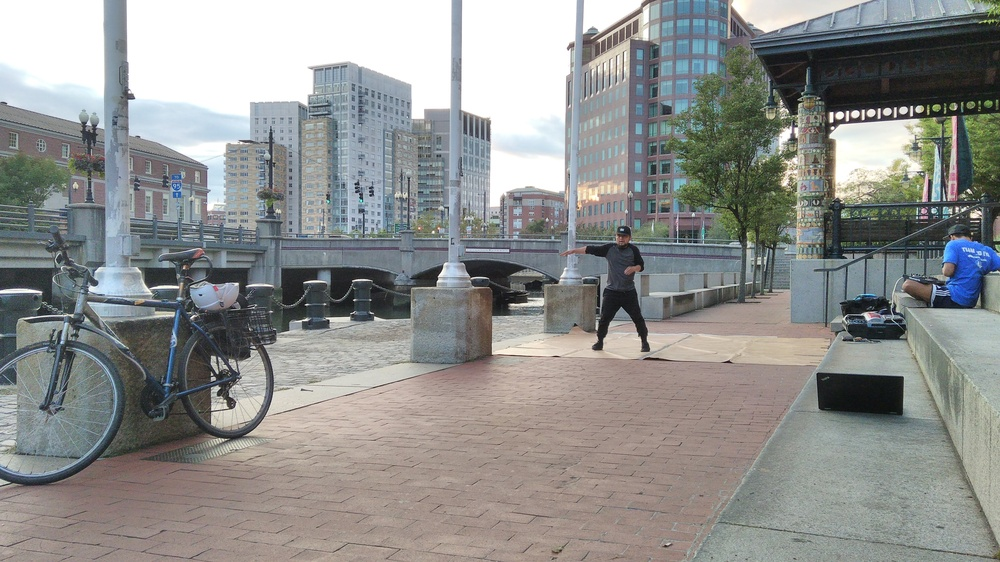
#> input picture project1-hybridimages-cancan233/questions/RISDance.jpg, 1000 x 562 px, shrunk from 3840 x 2160 before the run, found by its file name
$ jupyter execute --allow-errors project01_questions.ipynb
#> lines starting #> are read from the running program, lines starting #| are printed output that depends on the picture
# Project 1 - Questions

[cell 1]
from matplotlib.pyplot import imread, imshow
from scipy import ndimage
import numpy as np
import matplotlib.pyplot as plt

[cell 2]
img = imread("questions/RISDance.jpg")
#> img is the input picture: shape (562, 1000, 3); mean R, G, B 143.2, 144.5, 142.6

**Q1**: Explicitly describe image convolution: the input, the transformation, and the output. Why is it useful for computer vision?

**A1**:The convolution operation takes a filter F of size p x q and an image I of size m x n. It then uses the filter F to, for each pixel in image I, compute a weighted sum of the surrounding pixels. Convolutions of image data take the form: $y(r,c) = \sum_{i,j} I(i,j) F(r-i,c-j) $

Convolutions allows us to enhance images (e.g. denoising, increase contrast, resizing, etc.), extract information from images (e.g. texture, edges, distinctive points, etc.) or detect patterns (e.g. template matching).

**Q2**: What is the difference between convolution and correlation? Construct a scenario which produces a different output between both operations.

**A2**: The difference between the correlation operation and the convolution operation is that in the case of the latter the filter is flipped on the horizontal axis. In other words the filter is rotated by 180 degrees. If the filter matrix is symmetric across the horizontal axis there is no difference between the correlation and covolution operation. However, if this is not the case, there will be a difference in the produced output.

[cell 3]
k = 1/9 * np.array([[10,10,10],[1,1,1],[5,5,5]])
convimg = np.zeros_like(img)
corrimg = np.empty_like(img)

for channel_i in range(3):
    convimg[:,:,channel_i] = ndimage.convolve(input=img[:,:,channel_i], weights=k)
    corrimg[:,:,channel_i] = ndimage.correlate(input=img[:,:,channel_i], weights=k)
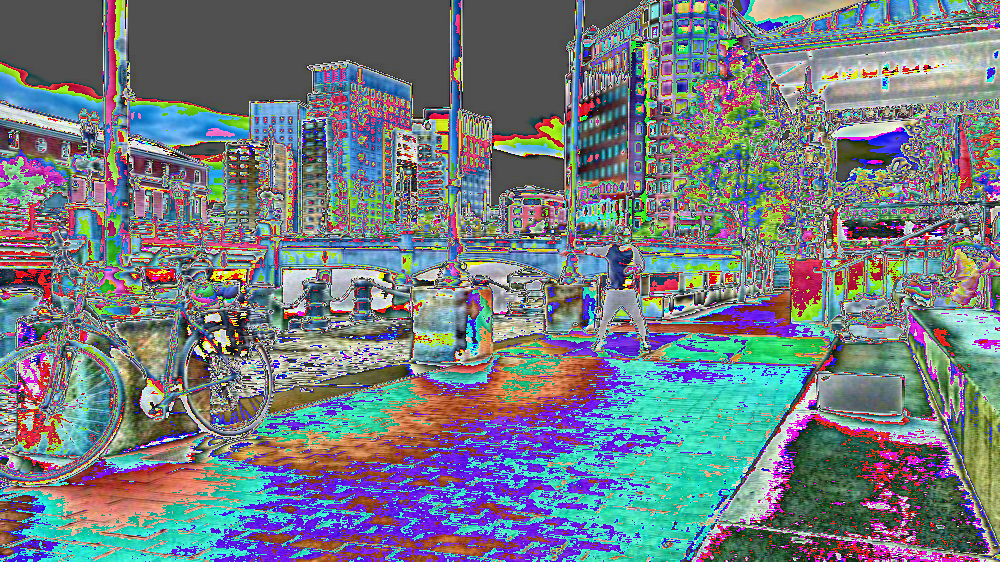
#> convimg: shape (562, 1000, 3); mean R, G, B 115, 123.6, 130.1
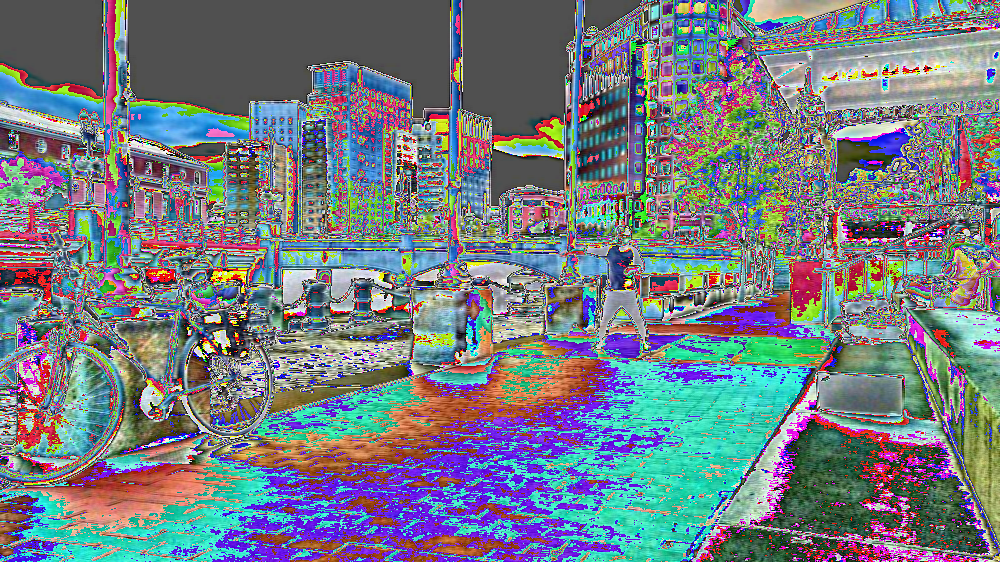
#> corrimg: shape (562, 1000, 3); mean R, G, B 115.2, 123.8, 130.1
np.sum(corrimg-convimg)
#> Out = 190069048

**Q3**: What is the difference between a high pass filter and a low pass filter in how they are constructed, and what they do to the image? Please provide example kernels and output images.

[cell 4]
k_low = 1/9 * np.array([[1,1,1],[1,1,1],[1,1,1]])
k_high = np.array([[0,-1,0],[-1,4,-1],[0,-1,0]])
lpass = np.zeros_like(img)
hpass = np.zeros_like(img)
for channel_i in range(3):
    lpass[:,:,channel_i] = ndimage.convolve(input=img[:,:,channel_i], weights=k_low)
    hpass[:,:,channel_i] = ndimage.convolve(input=img[:,:,channel_i], weights=k_high)
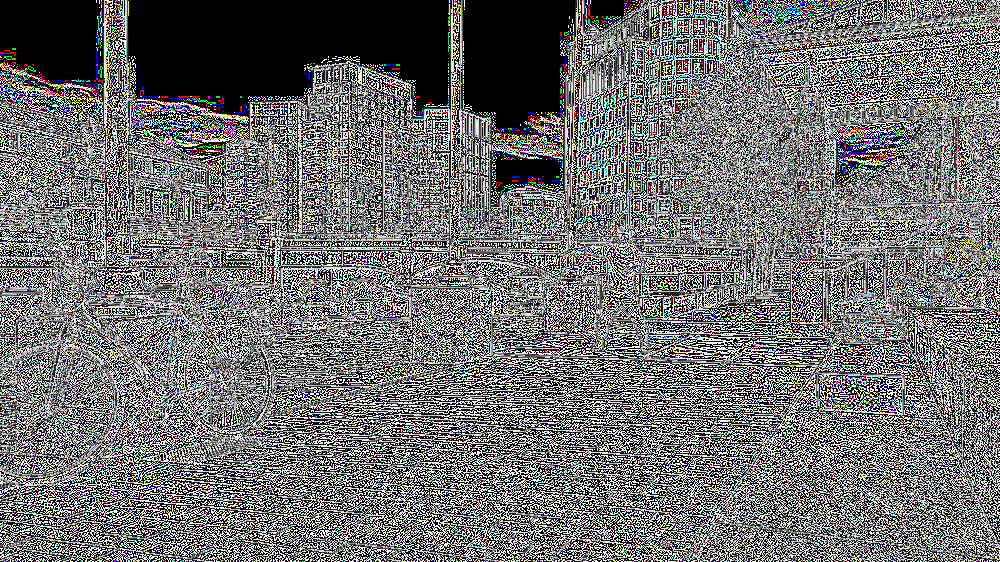
#> hpass: shape (562, 1000, 3); mean R, G, B 112.8, 112.8, 112.9

plt.subplot(1,2,1)
imshow(lpass)
plt.title("low pass")
plt.subplot(1,2,2)
plt.title("high pass")
imshow(lpass-hpass)
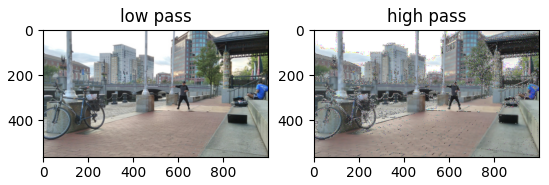
#> figure drawn by matplotlib, 2 panels

**Q4**:How does computation time vary with filter sizes from 3×3to15×15(for all odd and square sizes), and with image sizes from 0.25 MPix to 8 MPix (choose your own intervals)? Measure both using scipy.ndimage.convolve or scipy.ndimage.correlate to produce a matrix of values. Use the skimage.transform module to vary the size of an image. Use an appropriate charting function to plot your matrix of results, such as Axes3D.scatter or Axes3D.plotsurface.Do the results match your expectation given the number of multiply and add operations in convolution? Image:RISDance.jpg (in the .tex directory).

**A4**: The computation time increases in a non-linear fashion. E.g. doubling the kernel size increases the computation time 5-fold.

[cell 5]
from scipy.ndimage import convolve
from matplotlib.pyplot import imread, imshow
import skimage
import numpy as np
from skimage.transform import rescale
import warnings
import time
import seaborn as sns
import pandas as pd
warnings.filterwarnings('ignore')

[cell 6]
img = imread("questions/RISDance.jpg")

[cell 7]
kernel_sizes = list(range(3,12))
scale_factors = np.arange(1, 0, -0.2)
measurements = np.empty((len(scale_factors),len(kernel_sizes)))
for i, scale_i in enumerate(scale_factors):
    img_scaled = rescale(img, scale_i)
    for j, k_i in enumerate(kernel_sizes):
        kernel = np.ones((k_i, k_i, 3)) / k_i**2 / 3
        start = time.time()
        img_convolved = convolve(img_scaled, kernel)
        end = time.time()
        measurements[i,j] = end-start
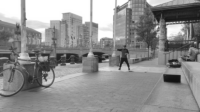
#> img_scaled: shape (112, 200, 1) float64; min 0.0691, max 1, mean 0.564

[cell 8]
imshow(img_convolved)
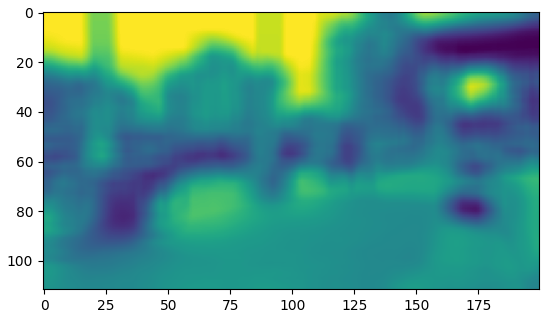
#> figure drawn by matplotlib, 1 panel

[cell 9]
df = pd.DataFrame(measurements)
#> df = table of 5 rows and 9 columns
df.columns = kernel_sizes
df = df.set_index(np.round(scale_factors,2))
sns.heatmap(df, annot=True)
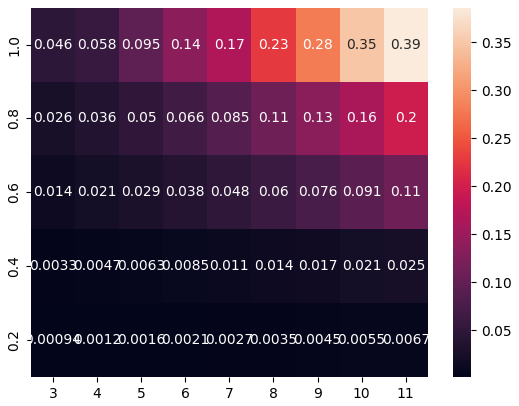
#> figure drawn by matplotlib, 2 panels

$ run again, with project1-hybridimages-cancan233/questions/A6_d.jpg copied over project1-hybridimages-cancan233/questions/RISDance.jpg
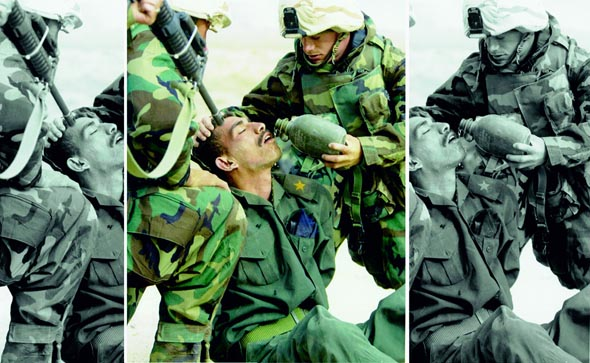
#> input picture project1-hybridimages-cancan233/questions/A6_d.jpg, 590 x 363 px, found by its file name
#> img is the input picture: shape (363, 590, 3); mean R, G, B 105.4, 127.7, 109.1
#> after the loop `for channel_i in range(3):`:
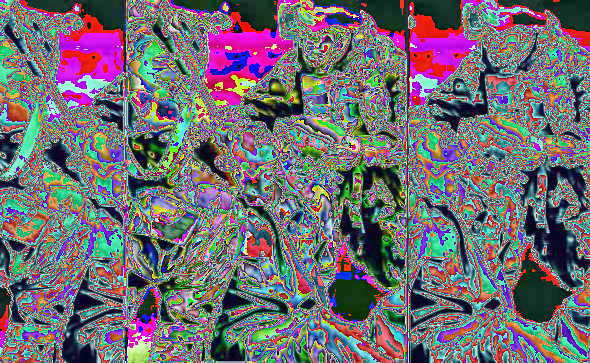
#> corrimg: shape (363, 590, 3); mean R, G, B 112, 108.3, 115.1
#> Out = 73315874
#> df = table of 5 rows and 9 columns
#> `[cell 9] df = pd.DataFrame(measurements) df.columns = kernel_sizes df ..`:
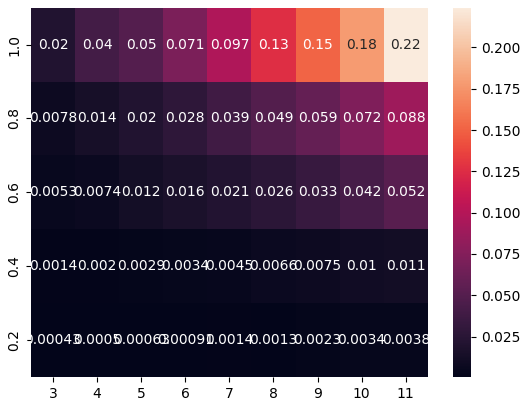
#> figure drawn by matplotlib, 2 panels

$ run again, with project1-hybridimages-cancan233/questions/convolve2d_fish.png saved as project1-hybridimages-cancan233/questions/RISDance.jpg
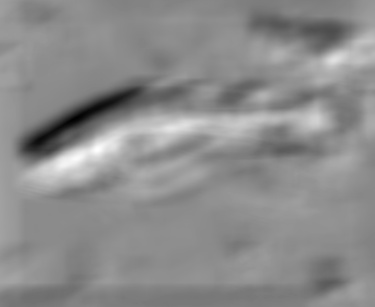
#> input picture project1-hybridimages-cancan233/questions/convolve2d_fish.png, 375 x 307 px, found by its file name
#> img is the input picture: shape (307, 375, 3); min 0, max 255, mean 139.7
#> after the loop `for channel_i in range(3):`:
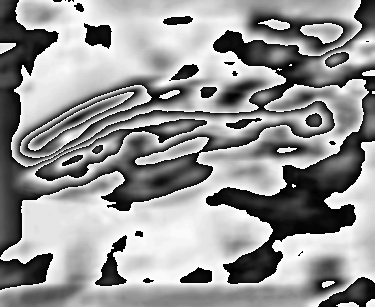
#> corrimg: shape (307, 375, 3); min 0, max 255, mean 148.9
#> Out = 34504392
#> df = table of 5 rows and 9 columns
#> `[cell 9] df = pd.DataFrame(measurements) df.columns = kernel_sizes df ..`:
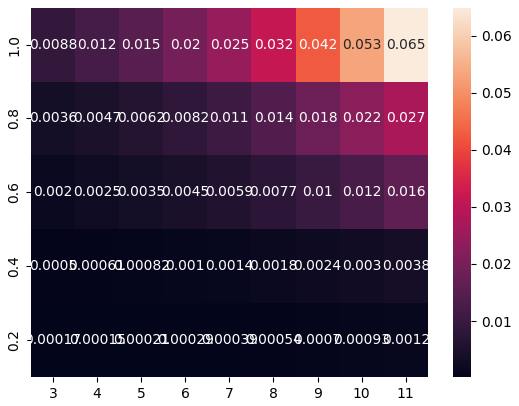
#> figure drawn by matplotlib, 2 panels
